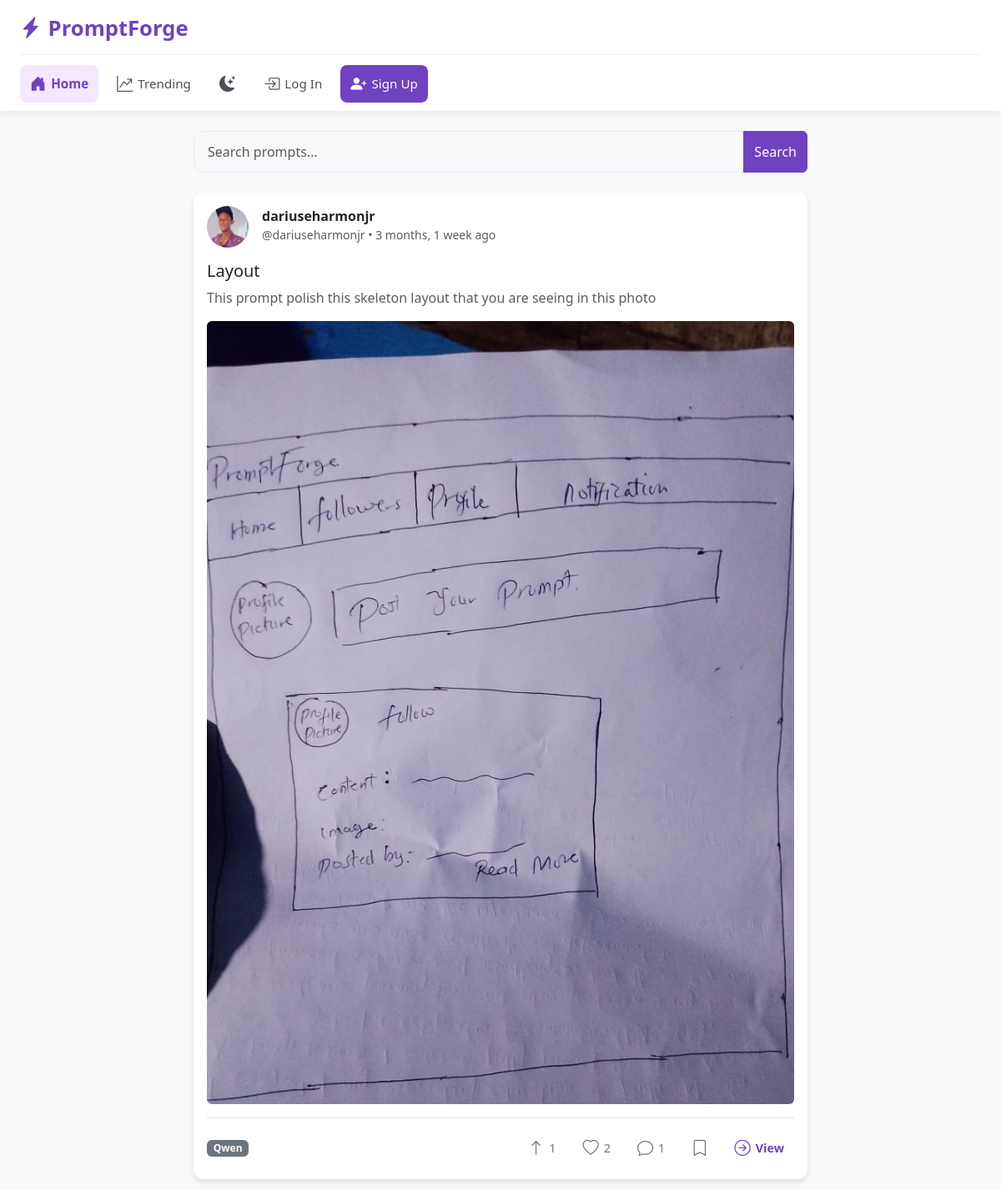
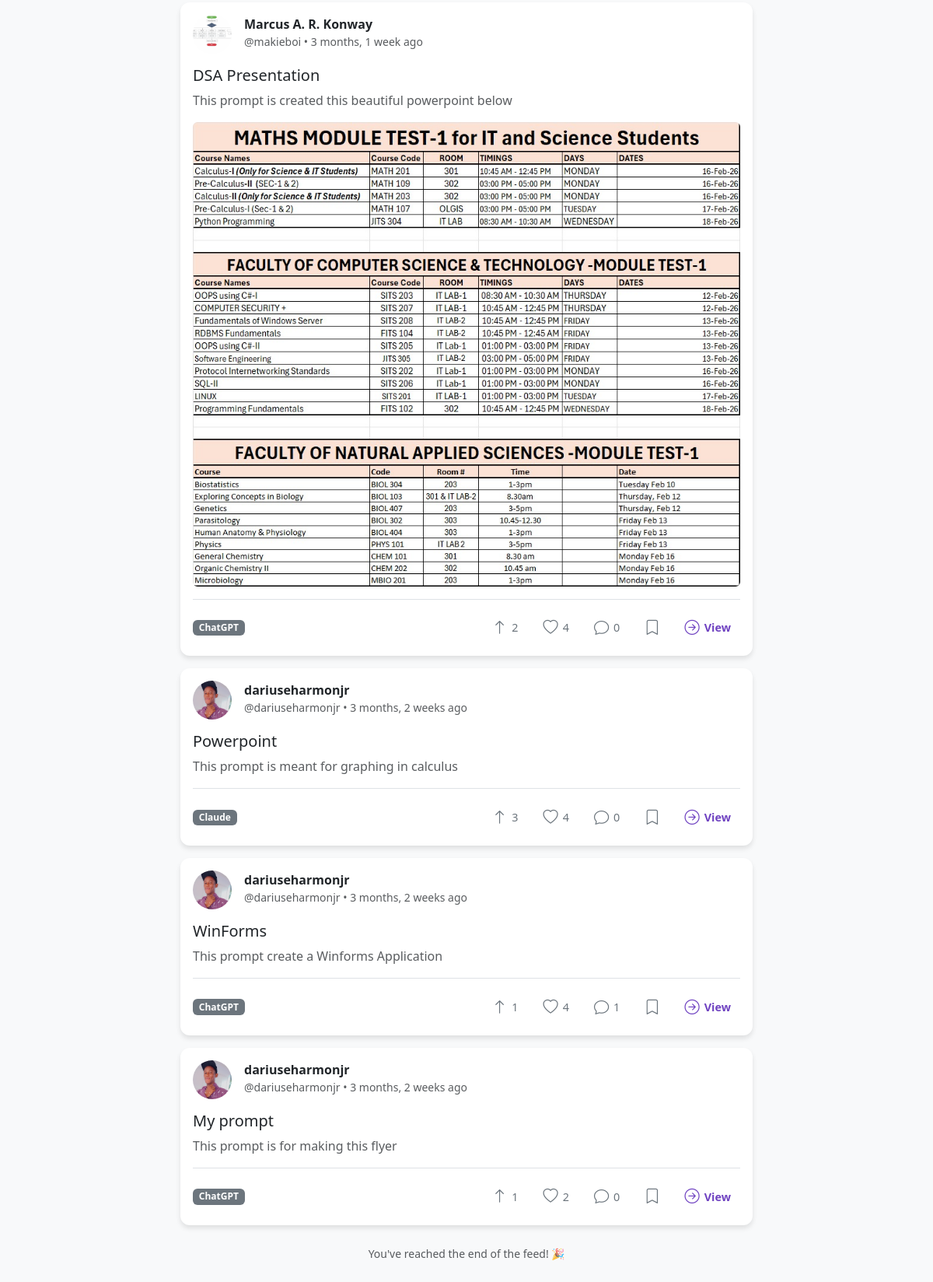
The page / on the database its author committed (2 pictures, top to bottom).
### workflows/models.py (models this page shows, shortened)
class Workflow(models.Model):
    AI_MODELS = (
        ('ChatGPT', 'ChatGPT'), ('Midjourney', 'Midjourney'), ('Claude', 'Claude'),
        ('Gemini', 'Gemini'), ('Grok', 'Grok'), ('Kimi', 'Kimi'), ('Qwen', 'Qwen'), ('Other', 'Other')
    )
    author = models.ForeignKey(User, on_delete=models.CASCADE, related_name='workflows')
    title = models.CharField(max_length=250)
    description = models.TextField(help_text="Describe the prompt output")
    prompt_text = models.TextField(help_text="The actual prompt text")
    ai_model = models.CharField(max_length=60, choices=AI_MODELS)
    output_image = models.ImageField(upload_to='outputs/', blank=True, null=True)
    output_video = models.FileField(upload_to='outputs/videos/', blank=True, null=True)
    created_at = models.DateTimeField(auto_now_add=True)
    updated_at = models.DateTimeField(auto_now=True)
    class Meta:
        ordering = ['-created_at']
    @property
    def total_upvotes(self):
        return self.upvotes.count()

class Profile(models.Model):
    user = models.OneToOneField(User, on_delete=models.CASCADE, related_name='profile')
    bio = models.TextField(max_length=500, blank=True, help_text="Tell us about yourself!")
    profile_picture = models.ImageField(upload_to='avatars/', blank=True, null=True)
    date_of_birth = models.DateField()

### workflows/views.py (the view, shortened to what this page needs)
# urls.py: path('', views.feed_view, name='feed'),
def feed_view(request):
    workflows = Workflow.objects.all().order_by('-created_at')
    search_query = request.GET.get('q', '')
    model_filter = request.GET.get('model', '')
    if search_query:
        workflows = workflows.filter(Q(title__icontains=search_query) | Q(description__icontains=search_query))
    if model_filter:
        workflows = workflows.filter(ai_model=model_filter)
    paginator = Paginator(workflows, 10)
    page_number = request.GET.get('page', 1)
    page_obj = paginator.get_page(page_number)
    loved_ids, upvoted_ids, bookmarked_ids, following_usernames = [], [], [], []
    context = {
        'workflows': page_obj, 'page_obj': page_obj,
        'search_query': search_query, 'model_filter': model_filter,
        'loved_ids': loved_ids, 'upvoted_ids': upvoted_ids,
        'bookmarked_ids': bookmarked_ids, 'following_usernames': following_usernames,
    }
    return render(request, 'workflows/feed.html', context)

### workflows/context_processors.py (called while the page is built)
def unread_notifications(request):
    if request.user.is_authenticated:
        return {'unread_notifications_count': request.user.notifications.filter(is_read=False).count()}
    return {'unread_notifications_count': 0}

### workflows/templates/workflows/feed.html (shortened to what this page needs)
{% extends 'workflows/base.html' %}
{% block content %}
<div class="row justify-content-center">
    <div class="col-md-8">
        <form method="GET" action="{% url 'feed' %}" class="mb-4">
            <div class="input-group">
                <input type="text" name="q" class="form-control modern-input" placeholder="Search prompts..." value="{{ search_query }}">
                <button class="btn btn-primary" type="submit">Search</button>
            </div>
        </form>
        <div id="feed-container">
            {% include 'workflows/_workflow_cards.html' %}
        </div>
        {% if page_obj.has_next %}
            <div id="feed-sentinel" style="height: 1px;"
                 data-next-url="?page={{ page_obj.next_page_number }}{% if search_query %}&q={{ search_query|urlencode }}{% endif %}{% if model_filter %}&model={{ model_filter|urlencode }}{% endif %}"></div>
            <div class="text-center mt-2 mb-5" id="load-more-wrap">
                <a id="load-more-btn"
                   href="?page={{ page_obj.next_page_number }}{% if search_query %}&q={{ search_query|urlencode }}{% endif %}{% if model_filter %}&model={{ model_filter|urlencode }}{% endif %}"
                   class="btn btn-outline-primary rounded-pill px-4 py-2 shadow-sm">
                    Load More Prompts <i class="bi bi-arrow-down-circle ms-2"></i>
                </a>
            </div>
            <div id="feed-end" class="text-center text-muted mt-4 mb-5" hidden>
                <small>You've reached the end of the feed! 🎉</small>
            </div>
        {% else %}
            {% if page_obj.object_list %}
            <div class="text-center text-muted mt-4 mb-5">
                <small>You've reached the end of the feed! 🎉</small>
            </div>
            {% endif %}
        {% endif %}
    </div>
</div>
{% endblock %}

### workflows/templates/workflows/_workflow_cards.html (shortened to what this page needs)
{% for workflow in workflows %}
<div class="card mb-3">
    <div class="card-body">
        <div class="d-flex justify-content-between align-items-start mb-3">
            <div class="d-flex">
                <div class="me-3">
                    <a href="{% url 'profile' workflow.author.username %}" class="text-decoration-none">
                        {% if workflow.author.profile.profile_picture %}
                            <img src="{{ workflow.author.profile.profile_picture.url }}" class="rounded-circle" style="width: 50px; height: 50px; object-fit: cover;">
                        {% else %}
                            <div class="bg-secondary rounded-circle d-flex align-items-center justify-content-center text-white" style="width: 50px; height: 50px;">
                                {{ workflow.author.username|first|upper }}
                            </div>
                        {% endif %}
                    </a>
                </div>
                <div>
                    <div class="fw-bold">{{ workflow.author.get_full_name|default:workflow.author.username }}</div>
                    <div class="text-muted small">@{{ workflow.author.username }} &bull; {{ workflow.created_at|timesince }} ago</div>
                </div>
            </div>
        </div>
        <h5 class="card-title mb-2">
            <a href="{% url 'detail' workflow.pk %}" class="text-decoration-none text-dark">{{ workflow.title }}</a>
        </h5>
        <p class="card-text text-muted">{{ workflow.description|truncatewords:30 }}</p>
        {% if workflow.output_image %}
            <img src="{{ workflow.output_image.url }}" class="img-fluid rounded mb-3" alt="Output">
        {% elif workflow.output_video %}
            <video controls class="img-fluid rounded mb-3 w-100" style="max-height: 400px; background: #000; border-radius: 12px;">
                <source src="{{ workflow.output_video.url }}" type="video/mp4">
            </video>
        {% endif %}
        <div class="d-flex justify-content-between align-items-center border-top pt-3">
            <span class="badge bg-secondary">{{ workflow.ai_model }}</span>
            <div class="d-flex align-items-center gap-2">
                <form action="{% url 'upvote' workflow.pk %}" method="POST" class="upvote-form d-inline m-0">
                    <button type="submit" class="action-btn upvote-btn {% if workflow.pk in upvoted_ids %}active{% endif %}">
                        <i class="bi {% if workflow.pk in upvoted_ids %}bi-arrow-up-fill{% else %}bi-arrow-up{% endif %}"></i>
                        <span class="upvote-count">{{ workflow.total_upvotes }}</span>
                    </button>
                </form>
                <form action="{% url 'toggle_love' workflow.pk %}" method="POST" class="love-form d-inline m-0">
                    <button type="submit" class="action-btn love-btn {% if workflow.pk in loved_ids %}active{% endif %}">
                        <i class="bi {% if workflow.pk in loved_ids %}bi-heart-fill{% else %}bi-heart{% endif %}"></i>
                        <span class="love-count">{{ workflow.love_reactions.count }}</span>
                    </button>
                </form>
                <a href="{% url 'detail' workflow.pk %}" class="action-btn comment-btn text-decoration-none">
                    <i class="bi bi-chat"></i><span>{{ workflow.comments.count }}</span>
                </a>
                <form action="{% url 'toggle_bookmark' workflow.pk %}" method="POST" class="bookmark-form d-inline m-0">
                    <button type="submit" class="action-btn bookmark-btn {% if workflow.pk in bookmarked_ids %}active{% endif %}">
                        <i class="bi {% if workflow.pk in bookmarked_ids %}bi-bookmark-fill{% else %}bi-bookmark{% endif %}"></i>
                    </button>
                </form>
                <a href="{% url 'detail' workflow.pk %}" class="action-btn text-decoration-none" style="color: #6f42c1; font-weight: 600;">
                    <i class="bi bi-arrow-right-circle"></i><span>View</span>
                </a>
            </div>
        </div>
    </div>
</div>
{% empty %}
<div class="text-center text-muted py-5">
    <p class="mb-0">No workflows yet. Be the first to post!</p>
</div>
{% endfor %}

### workflows/templates/workflows/base.html (style rules this page uses)
body { background-color: #f8f9fa; transition: background-color 0.3s ease, color 0.3s ease; }
.card { box-shadow: 0 4px 6px rgba(0,0,0,0.1); border: none; border-radius: 12px; transition: background-color 0.3s ease; }
.btn-primary { background-color: #6f42c1; border-color: #6f42c1; }
.action-btn { background: transparent; border: none; color: #6c757d; font-size: 0.9rem; font-weight: 500; padding: 6px 12px; border-radius: 20px; transition: all 0.2s ease; display: inline-flex; align-items: center; gap: 6px; cursor: pointer; }
.action-btn i { font-size: 1.2rem; transition: transform 0.2s ease; }
.modern-input { background-color: #f8f9fa; border: 1px solid #e9ecef; border-radius: 12px; padding: 12px 16px; font-size: 1rem; transition: all 0.2s ease; box-shadow: none; color: #212529; }

### rows shown on the page
Workflow: author.profile.profile_picture (picture), author.get_full_name "dariuseharmonjr", author.username "dariuseharmonjr", created_at "3 months, 1 week", title "Layout", description "This prompt polish this skeleton layout that you are seeing in this photo", output_image (picture), ai_model "Qwen", total_upvotes "1", love_reactions.count "2", comments.count "1"
Workflow: author.profile.profile_picture (picture), author.get_full_name "Marcus A. R. Konway", author.username "makieboi", created_at "3 months, 1 week", title "DSA Presentation", description "This prompt is created this beautiful powerpoint below", output_image (picture), ai_model "ChatGPT", total_upvotes "2", love_reactions.count "4", comments.count "0"
Workflow: author.profile.profile_picture (picture), author.get_full_name "dariuseharmonjr", author.username "dariuseharmonjr", created_at "3 months, 2 weeks", title "Powerpoint", description "This prompt is meant for graphing in calculus", ai_model "Claude", total_upvotes "3", love_reactions.count "4", comments.count "0"
Workflow: author.profile.profile_picture (picture), author.get_full_name "dariuseharmonjr", author.username "dariuseharmonjr", created_at "3 months, 2 weeks", title "WinForms", description "This prompt create a Winforms Application", ai_model "ChatGPT", total_upvotes "1", love_reactions.count "4", comments.count "1"
Workflow: author.profile.profile_picture (picture), author.get_full_name "dariuseharmonjr", author.username "dariuseharmonjr", created_at "3 months, 2 weeks", title "My prompt", description "This prompt is for making this flyer", ai_model "ChatGPT", total_upvotes "1", love_reactions.count "2", comments.count "0"
